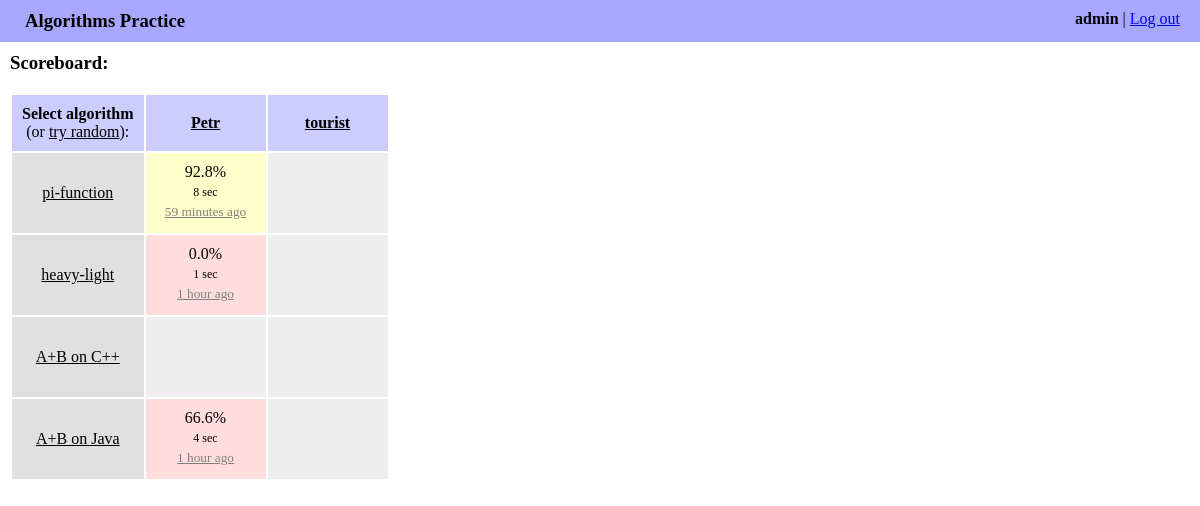
Page /algo/ (signed in) on the committed database.
### algo/models.py (models this page shows, shortened)
class Algorithm(models.Model):
    name = models.CharField(max_length=255)
    slug = models.SlugField(max_length=60)
    language = models.ForeignKey(Language)
    source_code = models.TextField()

class Submit(models.Model):
    algorithm = models.ForeignKey(Algorithm)
    author = models.ForeignKey(User)
    date = models.DateTimeField(auto_now_add=True)
    elapsed_seconds = models.IntegerField()
    source_code = models.TextField()
    score = models.FloatField()

### algo/views.py (the view)
@login_required
def index(request):
    algorithms = Algorithm.objects.all()
    authors = Group.objects.get(name='algo').user_set.all()
    scoreboard = []
    for algorithm in algorithms:
        submits = []
        for author in authors:
            last_submit = Submit.objects\
                .filter(algorithm=algorithm, author=author)\
                .order_by('-date')\
                .first()
            submits.append({
                'author': author,
                'submit': last_submit,
                'submit_kind': get_submit_kind(last_submit),
            })
        scoreboard.append({
            'algorithm': algorithm,
            'submits': submits,
        })
    return render(request, 'algo/index.html', {
        'authors': authors,
        'scoreboard': scoreboard,
    })

### algo/templatetags/upto_filter.py (called while the page is built)
@register.filter
@stringfilter
def upto(value, delimiter=None):
    return value.split(delimiter)[0]

### algo/views.py (called while the page is built)
def get_submit_kind(item):
    if item is None:
        return None
    if item.score < 80 - EPS:
        return 'bad'
    if item.score < 95 - EPS:
        return 'good'
    return 'perfect'

### algo/templates/algo/index.html (shortened to what this page needs)
{% extends "algo/base.html" %}
{% load staticfiles %}
{% load upto_filter %}
{% block content %}
<h3>Scoreboard:</h3>
<table class="scoreboard">
    <thead>
        <tr>
            <th>
                Select algorithm
                <div class="check_random_text">
                    (or <a href="{% url 'algo:check_random' %}"  title="Try to write random algorithm">try random</a>):
                </div>
            </th>
            {% for author in authors %}
            {% if author.username == request.user.username %}
            <th class="current_user">
            {% else %}
            <th>
            {% endif %}
                <a href="{% url 'algo:history' author.username %}" title="All submits by {{ author.username }}">
                    {{ author.username }}
                </a>
            </th>
            {% endfor %}
        </tr>
    </thead>
    <tbody>
        {% for row in scoreboard %}
        <tr>
            <td class="algorithm_cell">
                <a href="{% url 'algo:check' algorithm_slug=row.algorithm.slug %}" title="Try to write {{ row.algorithm.name }}">
                    {{ row.algorithm.name }}
                </a>
            </td>
            {% for cell in row.submits %}
            {% if cell.submit %}
            <td class="submits_cell last_submit_{{ cell.submit_kind }}">
                <div class="last_submit_score" title="Match score of last submit">{{ cell.submit.score|floatformat:1 }}%</div>
                <div class="last_submit_elapsed_seconds" title="Elapsed time of last submit">{{ cell.submit.elapsed_seconds }} sec</div>
                <a class="history_link" href="{% url 'algo:history' author_username=cell.author.username algorithm_slug=row.algorithm.slug %}">
                    <div class="last_submit_time">{{ cell.submit.date|timesince|upto:"," }} ago</div>
                </a>
            </td>
            {% else %}
            <td class="submits_cell"></td>
            {% endif %}
            {% endfor %}
        </tr>
        {% endfor %}
    </tbody>
</table>
{% endblock %}

### algo/templates/algo/base.html (shortened to what this page needs)
<!DOCTYPE html>
<html>
    <head>
        {% load staticfiles %}
        <link rel="stylesheet" href="{% static 'algo/style.css' %}">
    </head>
    <body>
        <div class="account_bar">
            <div class="account_info">
                <b>{{ request.user.username }}</b> | <a href="{% url 'logout' %}">Log out</a>
            </div>
            <div class="site_title">Algorithms Practice</div>
        </div>
        <div class="content">
        {% block content %}{% endblock %}
        </div>
    </body>
</html>

### algo/static/algo/style.css (style rules this page uses)
body { margin: 0; }
.account_bar { background-color: #a7a7ff; padding: 10px 20px 10px 25px; }
.account_info { float: right; }
.site_title { font-size: 14pt; font-weight: bold; }
.content { margin: 10px; }
h3 { margin-top: 10px; }
.check_random_text { font-weight: normal; }
.scoreboard { border-spacing: 2px; }
.scoreboard a { color: black; }
.scoreboard th { background-color: #ccf; padding: 10px; }
.scoreboard td { height: 60px; padding: 10px; text-align: center; }
.algorithm_cell { background-color: #e0e0e0; }
.submits_cell { background-color: #eee; vertical-align: top; width: 100px; }
.submits_cell a { text-decoration: none; }
.last_submit_bad { background-color: #fdd; }
.last_submit_good { background-color: #ffc; }
.last_submit_elapsed_seconds { font-size: 9pt; margin: 4px; }
.last_submit_time { color: gray; font-size: 10pt; text-decoration: underline; }

### rows in the picture
Algorithm: algorithm.name "pi-function"
Algorithm: algorithm.name "heavy-light"
Algorithm: algorithm.name "A+B on C++"
Algorithm: algorithm.name "A+B on Java"

### other values in the picture
{{ request.user.username }} "admin"
{{ author.username }} "Petr"
{{ author.username }} "tourist"
{{ cell.submit.score|floatformat:1 }} "92.8"
{{ cell.submit.elapsed_seconds }} "8"
{{ cell.submit.date|timesince|upto:"," }} "59 minutes"
{{ cell.submit.score|floatformat:1 }} "0.0"
{{ cell.submit.elapsed_seconds }} "1"
{{ cell.submit.date|timesince|upto:"," }} "1 hour"
{{ cell.submit.score|floatformat:1 }} "66.6"
{{ cell.submit.elapsed_seconds }} "4"
